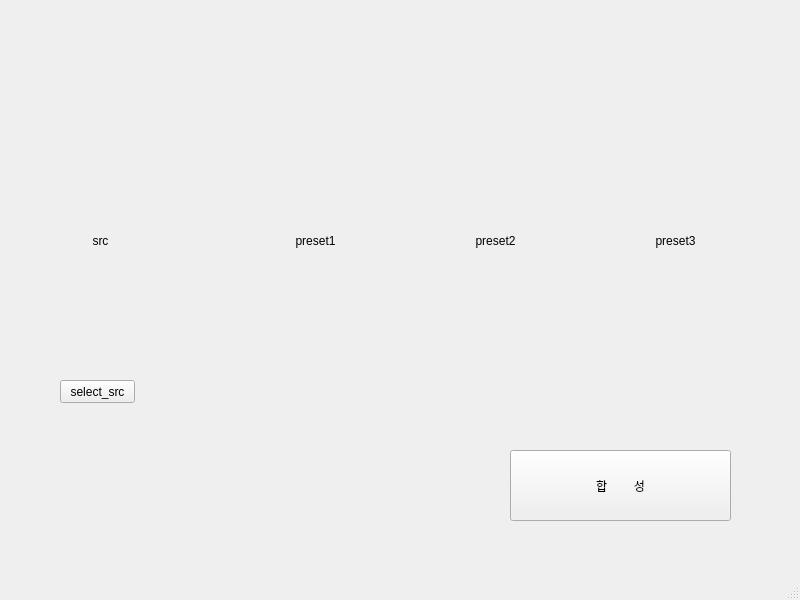
<?xml version="1.0" encoding="UTF-8"?>
<ui version="4.0">
 <class>MainWindow</class>
 <widget class="QMainWindow" name="MainWindow">
  <property name="geometry">
   <rect>
    <x>0</x>
    <y>0</y>
    <width>800</width>
    <height>600</height>
   </rect>
  </property>
  <property name="windowTitle">
   <string>MainWindow</string>
  </property>
  <widget class="QWidget" name="centralwidget">
   <widget class="QLabel" name="img_src">
    <property name="geometry">
     <rect>
      <x>20</x>
      <y>120</y>
      <width>161</width>
      <height>241</height>
     </rect>
    </property>
    <property name="text">
     <string>src</string>
    </property>
    <property name="alignment">
     <set>Qt::AlignCenter</set>
    </property>
   </widget>
   <widget class="QLabel" name="img_preset_1">
    <property name="geometry">
     <rect>
      <x>240</x>
      <y>120</y>
      <width>151</width>
      <height>241</height>
     </rect>
    </property>
    <property name="text">
     <string>preset1</string>
    </property>
    <property name="alignment">
     <set>Qt::AlignCenter</set>
    </property>
   </widget>
   <widget class="QLabel" name="img_preset_2">
    <property name="geometry">
     <rect>
      <x>420</x>
      <y>120</y>
      <width>151</width>
      <height>241</height>
     </rect>
    </property>
    <property name="text">
     <string>preset2</string>
    </property>
    <property name="alignment">
     <set>Qt::AlignCenter</set>
    </property>
   </widget>
   <widget class="QLabel" name="img_preset_3">
    <property name="geometry">
     <rect>
      <x>600</x>
      <y>120</y>
      <width>151</width>
      <height>241</height>
     </rect>
    </property>
    <property name="text">
     <string>preset3</string>
    </property>
    <property name="alignment">
     <set>Qt::AlignCenter</set>
    </property>
   </widget>
   <widget class="QPushButton" name="merge">
    <property name="geometry">
     <rect>
      <x>510</x>
      <y>450</y>
      <width>221</width>
      <height>71</height>
     </rect>
    </property>
    <property name="text">
     <string>합        성</string>
    </property>
   </widget>
   <widget class="QPushButton" name="select_src">
    <property name="geometry">
     <rect>
      <x>60</x>
      <y>380</y>
      <width>75</width>
      <height>23</height>
     </rect>
    </property>
    <property name="text">
     <string>select_src</string>
    </property>
   </widget>
  </widget>
  <widget class="QMenuBar" name="menubar">
   <property name="geometry">
    <rect>
     <x>0</x>
     <y>0</y>
     <width>800</width>
     <height>21</height>
    </rect>
   </property>
  </widget>
  <widget class="QStatusBar" name="statusbar"/>
 </widget>
 <resources/>
 <connections/>
</ui>
